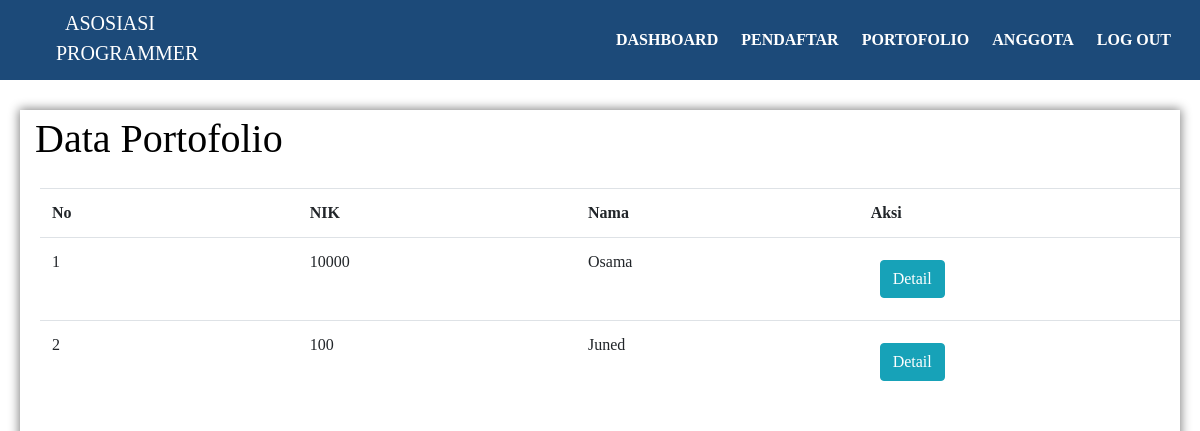
The page /sekre/portofolio.php (signed in) on the database its author committed.
### tables this page shows
CREATE TABLE `portofolio` (
  `nik` int(16) NOT NULL,
  `bidang_keahlian` varchar(100) NOT NULL,
  `riwayat_pelatihan` text NOT NULL,
  `sertifikasi_pelatihan` text NOT NULL,
  `riwayat_project` text NOT NULL
);

CREATE TABLE `pengguna` (
  `nik` int(16) NOT NULL,
  `name` varchar(40) NOT NULL,
  `ttl` date NOT NULL,
  `alamat` varchar(100) NOT NULL,
  `provinsi` varchar(30) NOT NULL,
  `email` varchar(100) NOT NULL,
  `status` enum('Approved','Unapproved','Baru','') NOT NULL DEFAULT 'Baru',
  `waktu` timestamp NOT NULL DEFAULT current_timestamp() ON UPDATE current_timestamp()
);

### sekre/portofolio.php (the view, shortened to what this page needs)
?><!DOCTYPE html>
<html>
<head>
	<link rel="stylesheet" type="text/css" href="../admin/css/bootstrap.css">
	<link rel="stylesheet" type="text/css" href="../admin/css/style.css">
</head>
<body>
<div class="navbar">
	<div class="logo">
	<p><a href="index.html">Asosiasi Programmer</a></p>
	</div>
	<div class="menu">
		<a href="menu.php">Dashboard</a>
		<a href="pendaftar.php">Pendaftar</a>
		<a href="portofolio.php">Portofolio</a>
		<a href="anggota.php">Anggota</a>
		<a href="logout.php">Log Out</a>
	</div>
</div>
		<div class="content w1" style="color: black;">
			<h1>Data Portofolio</h1>
			<div class="row">
				<table class="table table-responsive table-hover">
						<tr>
							<th>No</th>
							<th>NIK</th>
							<th>Nama</th>
							<th>Aksi</th>
						</tr>
						<?php
						$no=1;
						include '../assets/config.php';
						$query=mysqli_query($kon, "SELECT * FROM portofolio");
						while ($data=mysqli_fetch_array($query)) {
							$datapengguna=mysqli_fetch_array(mysqli_query($kon, "SELECT * FROM pengguna WHERE nik='".$data['nik']."'"));
							?>
						<tr>
							<td><?= $no++;?></td>
							<td><?= $data['nik'];?></td>
							<td><?= $datapengguna['name'];?></td>
							<td><a href="detail_portofolio.php?nik=<?= $data['nik'];?>" class="btn btn-info">Detail</a></td>
						</tr>
					<?php } ?>
					</table>
			</div>
		</div>
</body>
</html>

### admin/css/style.css (style rules this page uses)
body { margin: 0; padding: 0; font-family: "Montserrat"; }
.navbar { position: fixed; height: 80px; overflow: hidden; top: 0; display: flex; align-items: center; background: #1c4a79; width: 100%; z-index: 2; }
.logo { display: inline-block; float: left; margin-top: -20px; margin-left: 20px; width: 200px; height: 100px; text-align: center; text-transform: uppercase; font-weight: 200; color: white; }
.logo a { text-decoration: none; color: white; }
.menu { position: absolute; right: 20px; }
.menu a { color: white; text-decoration: none; font-weight: 700; margin-left: 10px; transition: color 0.3s; text-transform: uppercase; }
.content { margin-top: 70px; color: white; overflow: hidden; }
p { padding: 20px; font-size:20px; text-align: justify; }
td, th { width: 1%; }
.w1 { margin-top: 110px; margin-left: 20px; margin-right: 20px; display: block; box-shadow: 0 0 10px 1px gray; }
.w1 h1 { margin-left: 10px; padding: 5px; }
.w1 .row { width: 100%; height: 100%; padding: 10px 10px; margin: 10px 20px 20px 10px; }
a { margin: 10px 9px; }

### rows shown on the page
portofolio: nik "10000", pengguna.name "Osama"
portofolio: nik "100", pengguna.name "Juned"
